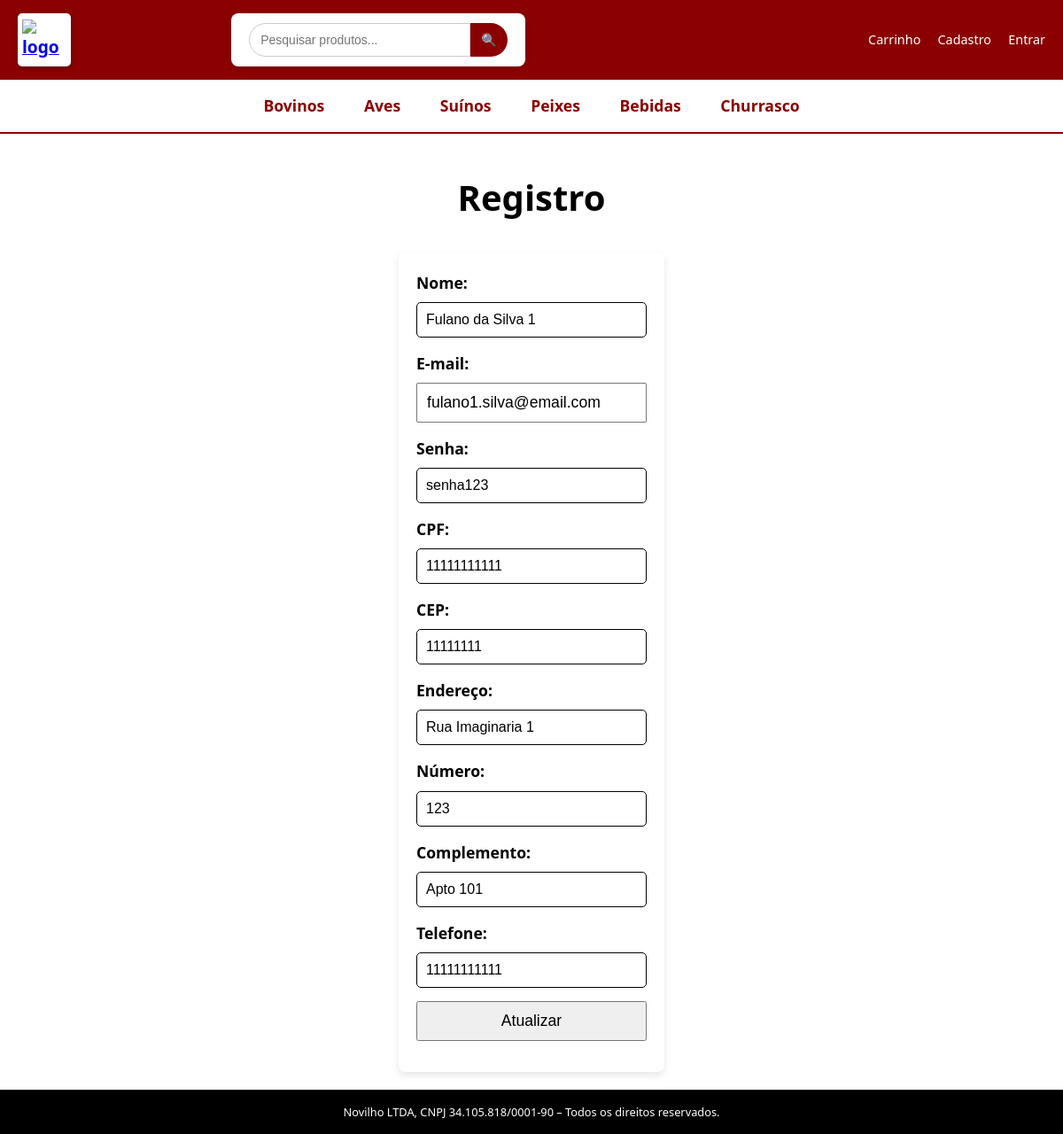
The app's page /cadCliente.php?id=1 with its own data.
### tables this page shows
create table categoria (
     id int auto_increment primary key,
     nome varchar(20) not null
 );

create table usuario (
     id int auto_increment primary key,
     cpf char(11) not null unique,
     nome varchar(100) not null,
     endereco varchar(100) not null,
     enderecoNumero int,
     complemento varchar(100) not null,
     cep char(8) not null,
     email varchar(100) not null unique,
     senha varchar(100) not null,
     telefone char(11) not null,
     tipoId int,
     foreign key (tipoId) references tipoUsuario(id)
 );

### cadCliente.php (the view, shortened to what this page needs)
<?php
include_once("conexao.php");
if (isset($_GET["id"])) {
    $id = $_GET["id"];
} else if (isset($_SESSION['usuario_id'])) {
    $id = $_SESSION['usuario_id'];
} else {
    $id = '';
}
if ($id !== '') {
    $sql = "SELECT `id`, `cpf`, `nome`, `endereco`, `enderecoNumero`, `complemento`, `cep`, `email`, `senha`, `telefone`, `tipoId`
            FROM `usuario`
            WHERE `id` = '$id'";
    $resultado = mysqli_query($link, $sql);
    foreach ($resultado as $row) {
        $id = $row["id"];
        $cpf = $row["cpf"];
        $nome = $row["nome"];
        $senha = $row["senha"];
        $cep = $row["cep"];
        $endereco = $row["endereco"];
        $enderecoNumero = $row["enderecoNumero"];
        $complemento = $row["complemento"];
        $email = $row["email"];
        $telefone = $row["telefone"];
    }
}
?>
<!DOCTYPE html>
<html lang="en">
<head>
    <link rel="stylesheet" href="estilo.css">
</head>
<body>
    <div>
        <div id="topo">
            <?php
            include 'topo.php'
            ?>
        </div>
        <div id="menu">
            <?php
            include 'menu.php'
            ?>
        </div>
        <div class="box_form">
            <h1 class="titulos" style="font-size:40px">Registro</h1>
            <form action="atualiza_cliente.php" method="post" class="form">
                <label for="nome">Nome:</label>
                <input value="<?php echo $nome ?>" type="text" id="nome" name="nome" class="campos_cad" required>
                <label for="email">E-mail:</label>
                <input value="<?php echo $email ?>" type="email" id="email" name="email" class="campos_cad" required>
                <label for="senha">Senha:</label>
                <input value="<?php echo $senha ?>" type="text" id="senha" name="senha" class="campos_cad" required>
                <label for="cpf">CPF:</label>
                <input value="<?php echo $cpf ?>" type="text" id="cpf" name="cpf" class="campos_cad" required>
                <label for="cep">CEP:</label>
                <input value="<?php echo $cep ?>" type="text" id="cep" name="cep" class="campos_cad" required>
                <label for="endereco">Endereço:</label>
                <input value="<?php echo $endereco ?>" type="text" id="endereco" name="endereco" class="campos_cad" required>
                <label for="enderecoNumero">Número:</label>
                <input value="<?php echo $enderecoNumero ?>" type="text" id="enderecoNumero" name="enderecoNumero" class="campos_cad" required>
                <label for="complemento">Complemento:</label>
                <input value="<?php echo $complemento ?>" type="text" id="complemento" name="complemento" class="campos_cad">
                <label for="telefone">Telefone:</label>
                <input value="<?php echo $telefone ?>" type="text" id="telefone" name="telefone" class="campos_cad" required>
                <input type="submit" class="campos_cad" value="<?php echo ($id != '') ? 'Atualizar' : 'Cadastrar'; ?>">
            </form>
        </div>
        <div id="rodape">
            <?php
            include 'rodape.php'
            ?>
        </div>
</body>
</html>

### menu.php
<?php
include_once("conexao.php");
$sqlCategorias = "SELECT id, nome FROM categoria";
$resultadoCategorias = mysqli_query($link, $sqlCategorias);
?>
<nav class="menu-principal">
    <?php while ($categoria = mysqli_fetch_assoc($resultadoCategorias)): ?>
        <a href="index.php?cat=<?php echo $categoria['id']; ?>" class="item-menu">
            <?php echo $categoria['nome']; ?>
        </a>
    <?php endwhile; ?>
</nav>

### estilo.css (style rules this page uses)
* { margin: 0; padding: 0; box-sizing: border-box; }
body { font-family: "Segoe UI", Tahoma, Geneva, Verdana, sans-serif; background-color: #ffffff; color: #000000; line-height: 1.6; }
nav { background-color: #ffffff; padding: 15px 0; text-align: center; border-bottom: 2px solid #8b0000; }
nav a { margin: 0 20px; color: #8b0000; text-decoration: none; font-weight: bold; font-size: 1.1em; }
.box_form { width: 80%; min-height: 300px; background-color: white; margin: 40px auto; overflow: hidden; display: flex; align-items: center; justify-content: center; flex-direction: column; }
.form { display: flex; flex-direction: column; width: 300px; }
.form>input { margin-bottom: 15px; font-size: 1.1em; padding: 10px; }
form { background-color: #ffffff; padding: 20px; border-radius: 8px; box-shadow: 0 4px 8px rgba(0, 0, 0, 0.1); max-width: 800px; margin: 30px auto; }
form label { font-size: 1.1em; font-weight: bold; margin-bottom: 8px; color: #000; }
form input[type="text"], form input[type="date"], form input[type="radio"], form textarea { width: 100%; padding: 10px; margin-bottom: 15px; border: 1px solid #000; border-radius: 5px; font-size: 1em; }
nav { background-color: #ffffff; padding: 15px 0; }
#topo { position: sticky; top: 0; }
#rodape { position: fixed; bottom: 0; width: 100%; }

### records on screen
categoria: nome "Bovinos"
categoria: nome "Aves"
categoria: nome "Suínos"
categoria: nome "Peixes"
categoria: nome "Bebidas"
categoria: nome "Churrasco"
usuario: nome "Fulano da Silva 1", email "fulano1.silva@email.com", senha "senha123", cpf "11111111111", cep "11111111", endereco "Rua Imaginaria 1", enderecoNumero "123", complemento "Apto 101", telefone "11111111111", id "Atualizar"
